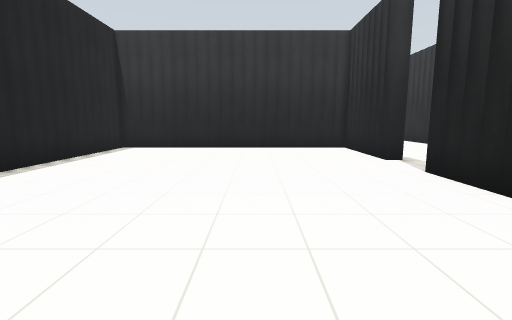
View 1 (above)

24 first-person views from a walk through a Gazebo world. The camera is 1.2 m above the floor, tilts 8° down and sees 85° across. The floor is counted in squares, 1 m on a side. Each view is taken from the middle of a square. On the plan, view 1 faces up. The plan holds only what a view shows up to about 12 squares ahead; the rest is blank.

View 2
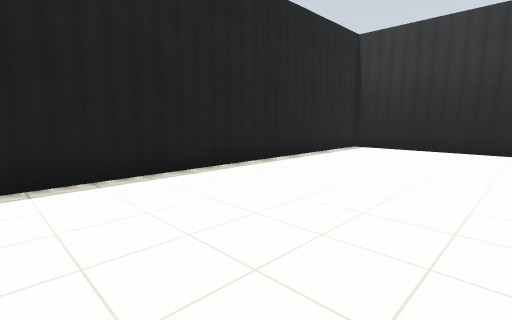

View 3
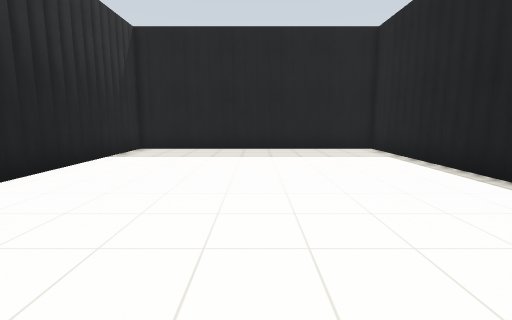

View 4
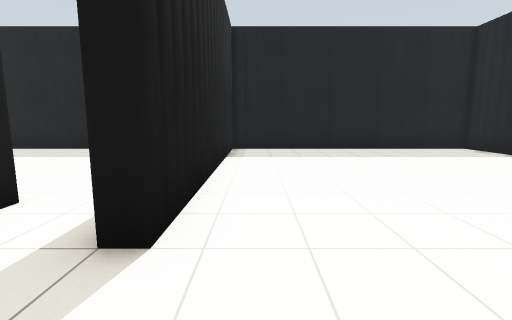

View 5
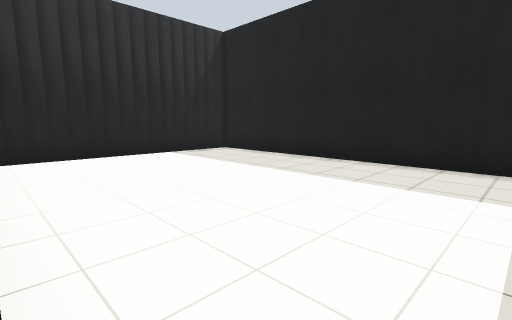

View 6
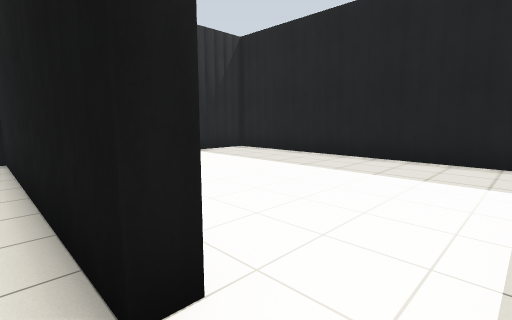

View 7
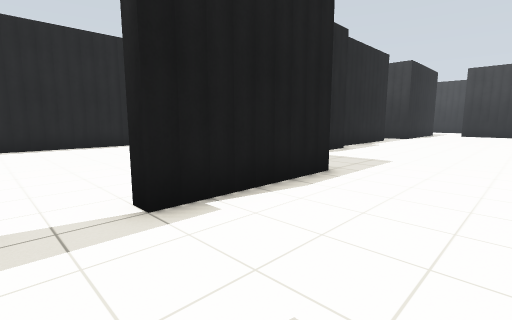

View 8
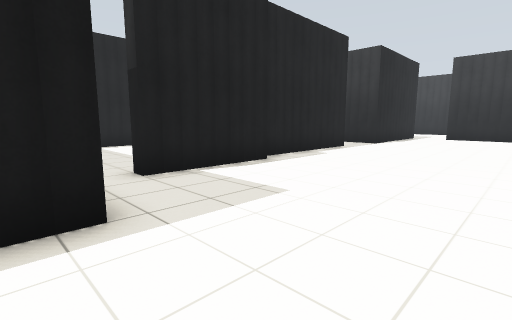

View 9
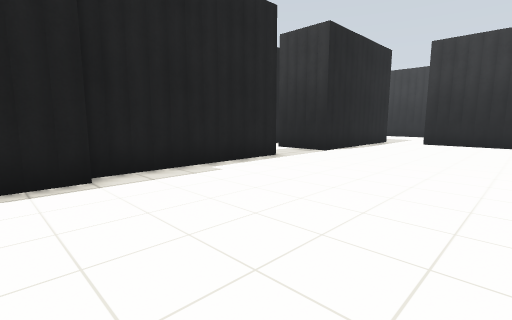

View 10
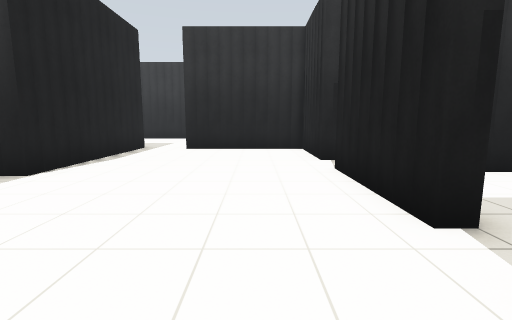

View 11
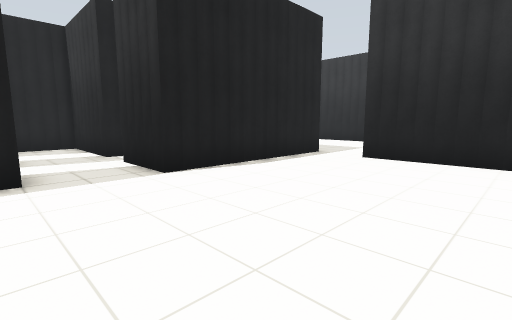

View 12
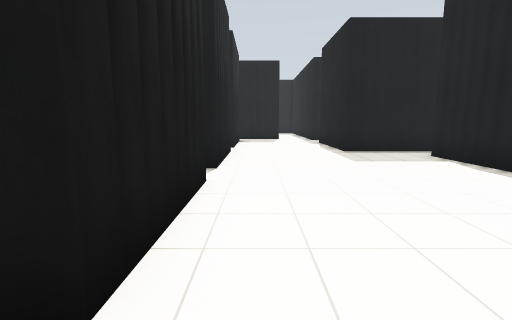

View 13
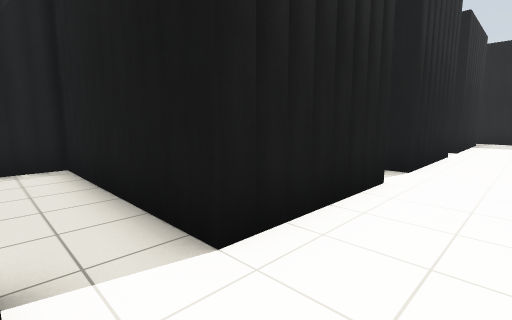

View 14
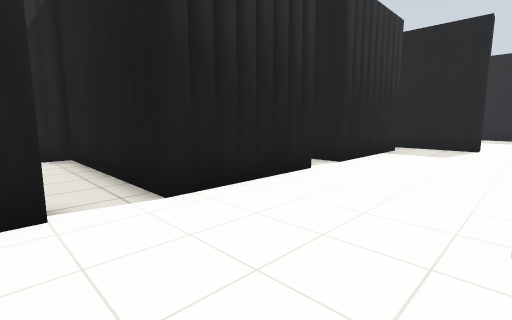

View 15
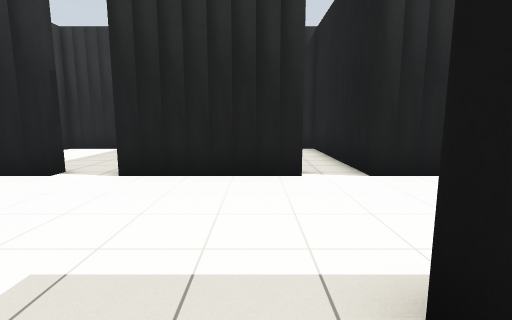

View 16
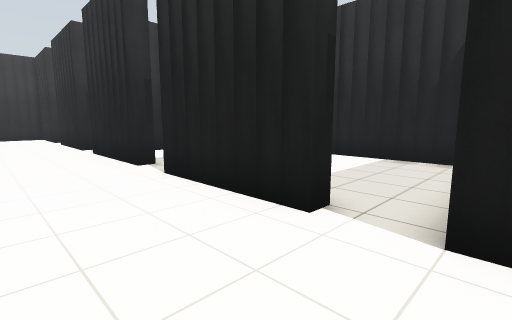

View 17
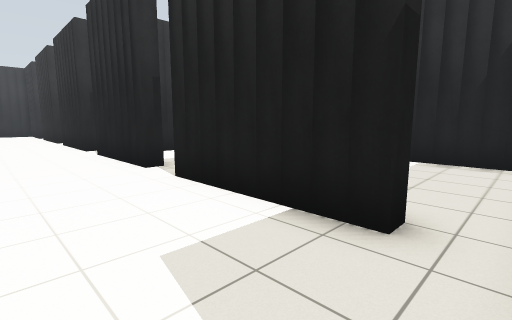

View 18
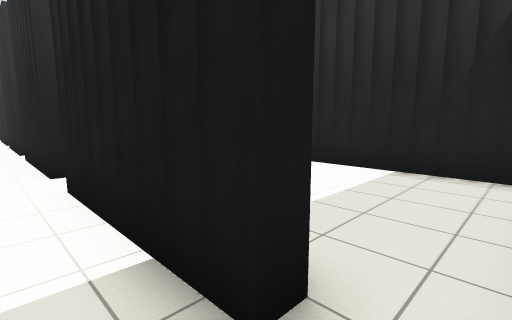

View 19
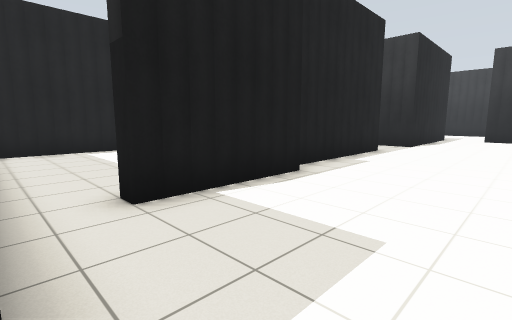

View 20
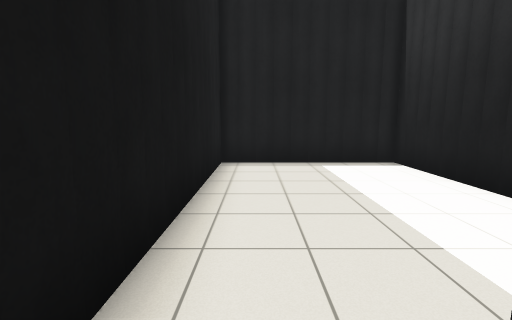

View 21
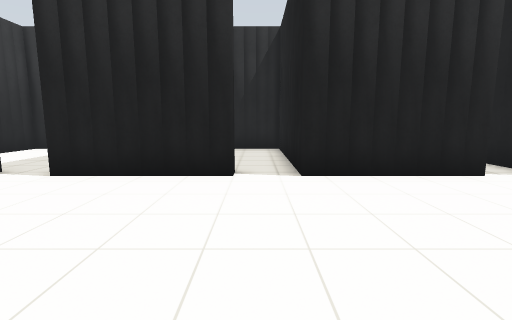

View 22
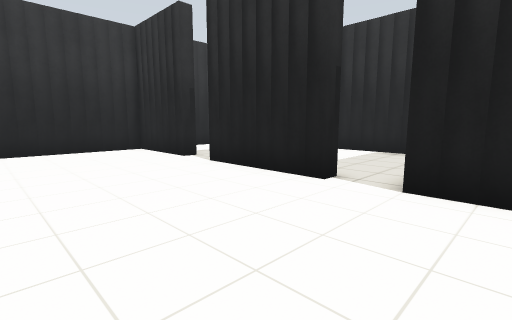

View 23
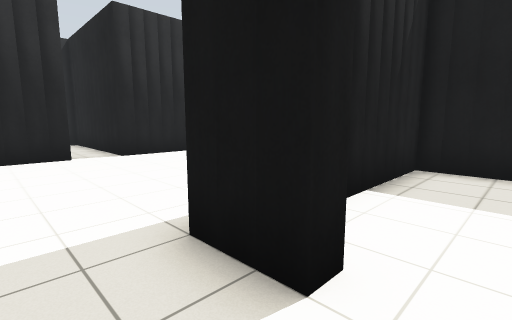

View 24
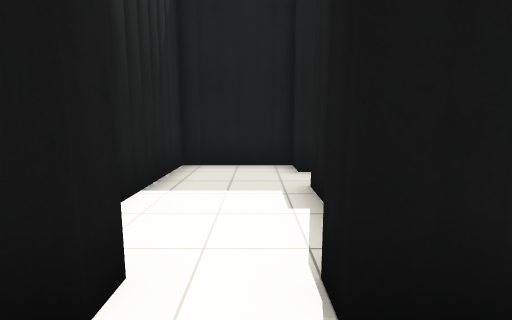

### Floor plan
Points are (right, up) in squares from view 1. A wall is a line through its corners. A room is listed if a view was taken in it or the views show most of it. See-through windows are left out.
Room 1 (views 1, 2, 3, 4)
walls: (4, 8.5) (4, 12.2); (-0.5, 12.5) (-4.8, 12.5); (-6, 12.2) (-6, -3) (4, -3) (4, 6.5)
ways out: opening at (4, 7.5) to room 3
Room 2 (view 5)
walls: (6.5, 4.9) (6.5, 5.5); (5.2, -3) (14.2, -3); (15, -2.2) (15, 4.6)
ways out: opening at (5.5, 5) to room 3
Room 3 (views 6, 7, 8, 9, 10, 11, 12, 13, 14, 15, 16, 17, 18, 19, 20, 21, 22)
walls: (2, 18.6) (2, 14.5) (1.5, 14.5); (9, 18.5) (9, 22.5); (9, 24) (9, 28); (0, 24.5) (1.5, 24.5) (1.5, 18.6); (1.5, 13) (4.5, 13) (4.5, 8.5) (4, 8.5); (9, 13) (9, 17); (9, 29.5) (9, 33) (4, 33); (2, 32.6) (2, 27) (-0.5, 27); (4, 6.5) (4.5, 6.5); (9, 7) (9, 11.5); (6.5, 5.5) (8.5, 5.5)
ways out: opening at (4, 7.5) to room 1; opening at (5.5, 5) to room 2; opening at (0.5, 25.5) to room 4; opening at (2, 14) to room 5; opening at (9, 23.5) to room 6; opening at (9, 12.5) to room 7; opening at (9, 6.5) to room 8; opening at (9, 18) to room 9; opening at (3, 33); opening at (9, 29)
Room 4 (views 23, 24)
walls: (0, 23.9) (0, 24.5); (-2, 22) (-2, 21); (-2.5, 24.5) (-1.5, 24.5) (-1.5, 24); (-2, 19.5) (-2, 18.5) (1, 18.5) (1, 22.1); (-2, 27) (-3.5, 27)
ways out: opening at (0.5, 25.5) to room 3; opening at (-2.5, 25.5); opening at (-2, 20.5); opening at (-1, 27)
Room 5 (no view inside)
walls: (-2.2, 18) (-6, 18) (-6, 13) (1.5, 13)
ways out: opening at (2, 14) to room 3
Room 6 (no view inside)
walls: (9.6, 24) (9, 24); (9, 22.5) (15, 22.5) (15, 27.5) (12.4, 27.5)
ways out: opening at (9, 23.5) to room 3
Room 7 (no view inside)
walls: (11.8, 16.5) (11.2, 16.5); (9.6, 13) (9, 13); (9, 11.5) (15, 11.5) (15, 16.2)
ways out: opening at (9, 12.5) to room 3
Room 8 (no view inside)
walls: (9.6, 7) (9, 7); (8.5, 5.5) (15, 5.5) (15, 10.8)
ways out: opening at (9, 6.5) to room 3
Room 9 (no view inside)
walls: (9.6, 18.5) (9, 18.5); (11.6, 22) (11.1, 22); (9, 17) (15, 17) (15, 22)
ways out: opening at (9, 18) to room 3

Positions as (right, up) in squares from view 1, and headings:
1: (0, 0), facing up
2: (0, 0), facing up-left
3: (-1, 9), facing down
4: (3, 9), facing down
5: (5, 5), facing down-right
6: (5, 6), facing down-right
7: (8, 7), facing up-left
8: (8, 12), facing up-left
9: (8, 17), facing up-left
10: (7, 21), facing up
11: (8, 24), facing up-left
12: (8, 24), facing down
13: (7, 24), facing down-right
14: (5, 19), facing down-right
15: (3, 14), facing right
16: (6, 11), facing up-right
17: (6, 6), facing up-right
18: (8, 6), facing up-right
19: (6, 13), facing up-left
20: (2, 14), facing left
21: (3, 18), facing right
22: (4, 21), facing up-right
23: (-1, 26), facing down-right
24: (-1, 26), facing down
